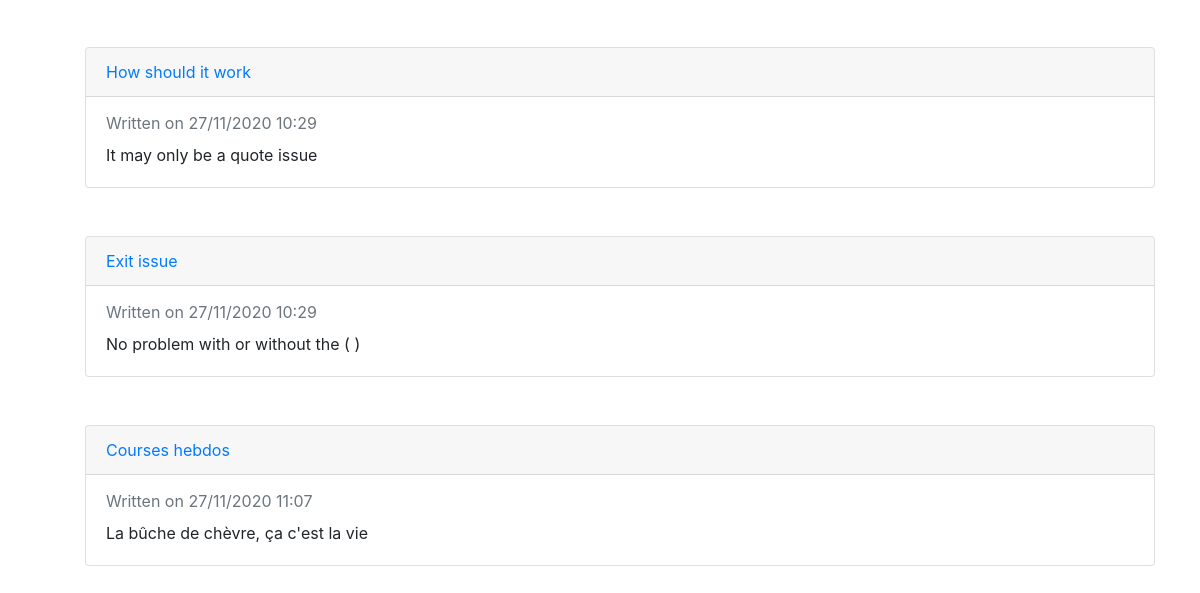
/blog/index.php (lower part), run on an earlier commit of the app's database.
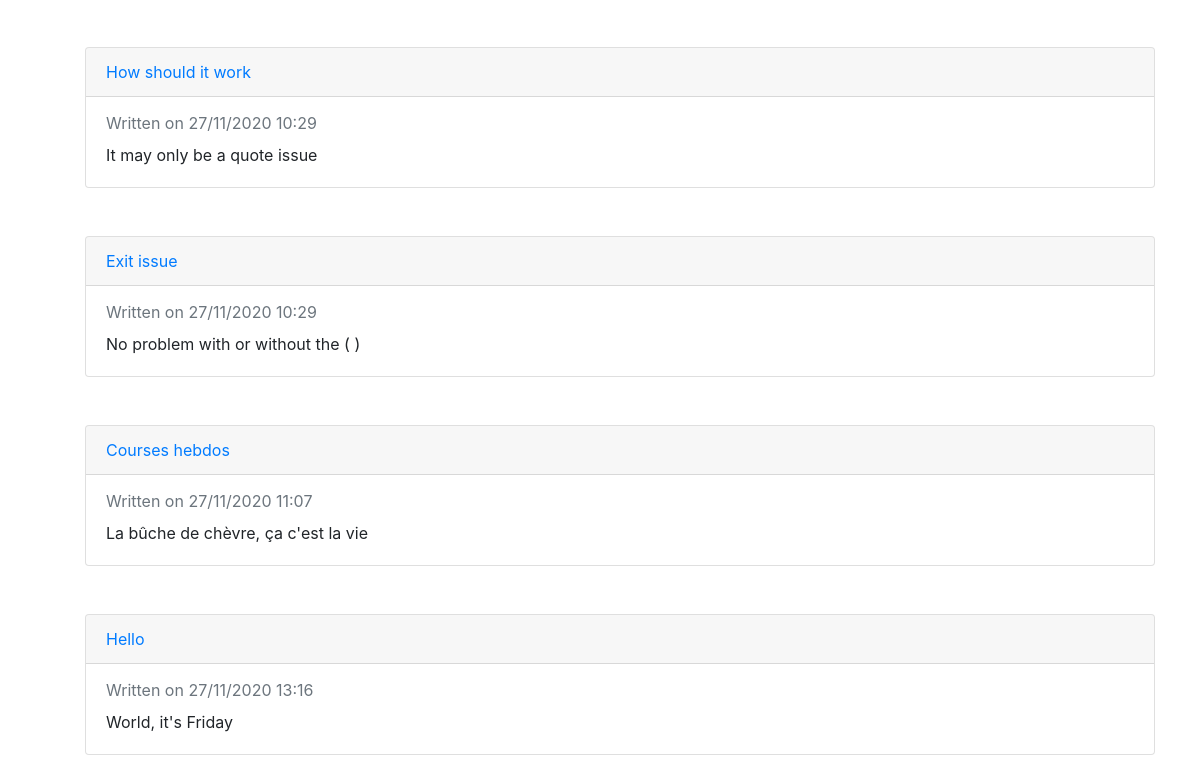
And on a later commit of the database.
### tables this page shows
CREATE TABLE "posts" (
	"id"	INTEGER,
	"name"	TEXT,
	"content"	TEXT,
	"created_at"	INTEGER,
	PRIMARY KEY("id" AUTOINCREMENT)
);

### class/Post.php (called while the page is built, shortened)
<?php
class Post
{
    public $content;
    public $created_at;
    public function __construct()
    {
        if (is_int($this->created_at) || is_string($this->created_at)) {
            $this->created_at = new DateTime('@' . $this->created_at);
        }
    }
    public function getExcerpt(): string
    {
        return substr($this->content, 0, 150);
    }
}

### blog/index.php (the view, shortened to what this page needs)
<?php
require_once '../class/Post.php';
require 'config.php';
$error = null;
try {
    if (isset($pdo)) {
        $query = $pdo->query('SELECT * FROM posts');
    }
    $posts = $query->fetchAll(PDO::FETCH_CLASS, 'Post');
} catch (PDOException $e) {
    $error = $e->getMessage();
}
require '../elements/header.php';
?>
<div class="container">
    <?php if ($error): ?>
        <div class="alert alert-danger"><?= $error ?></div>
    <?php else: ?>
    <ul>
        <?php foreach ($posts as $post): ?>
            <div class="card mb-5">
                <div class="card-header"><a
                            href="/blog/edit.php?id=<?= $post->id ?>"><?= htmlentities($post->name) ?></a></div>
                <div class="card-body">
                    <p class="card-subtitle mb-2 text-muted">Written on <?= $post->created_at->format('d/m/Y H:i') ?></p>
                    <div class="card-text"><?= nl2br(htmlentities($post->getExcerpt())) ?></div>
                </div>
            </div>
        <?php endforeach; ?>
    </ul>
</div>
<?php endif; ?>
<?php
require '../elements/footer.php';
?>

### elements/header.php (shortened to what this page needs)
<!doctype html>
<html lang="en">
<head>
    <link rel="stylesheet" href="https://cdn.jsdelivr.net/npm/bootstrap@4.5.3/dist/css/bootstrap.min.css">
</head>
<body>

What changed in the data, as far as the page shows it:
added posts: name "Hello", created_at "27/11/2020 13:16", content "World, it's Friday"
